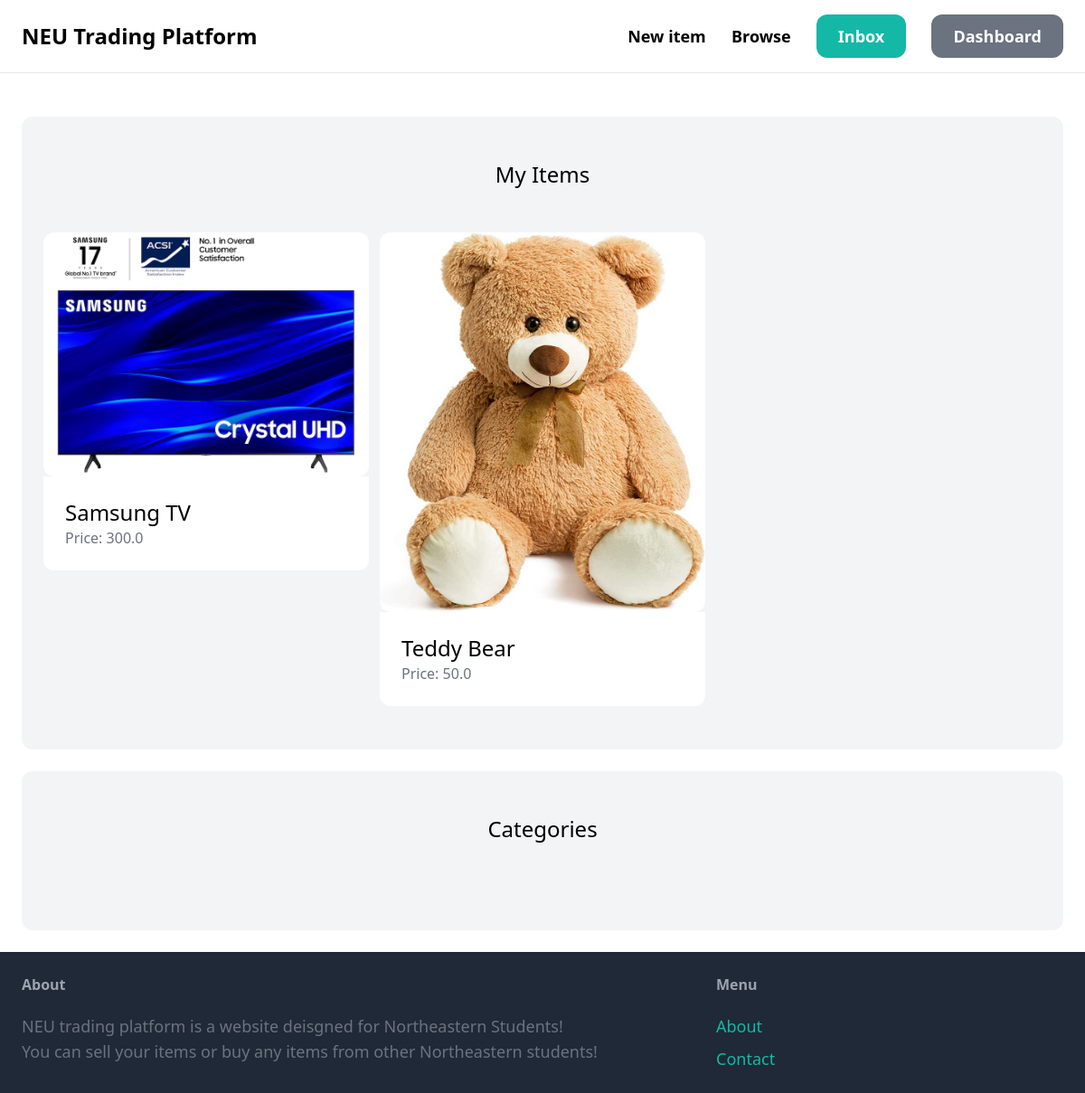
The page /dashboard/ (signed in) on the database its author committed.
### item/models.py (models this page shows, shortened)
class Item(models.Model):
    category = models.ForeignKey(Category, related_name="items", on_delete=models.CASCADE)
    name = models.CharField(max_length=255)
    description = models.TextField(blank=True, null=True)
    price = models.FloatField()
    image = models.ImageField(upload_to="item_images", blank=True, null=True)
    is_sold = models.BooleanField(default=False)
    created_by = models.ForeignKey(User, related_name="items", on_delete=models.CASCADE)
    created_at = models.DateTimeField(auto_now_add=True)

### dashboard/views.py (the view)
# urls.py: path('', views.index, name='index'),
@login_required
def index(request):
    items = Item.objects.filter(created_by=request.user)
    return render(request, 'dashboard/index.html', {
        'items': items,
    })

### dashboard/templates/dashboard/index.html (shortened to what this page needs)
{% extends "myapp/base.html"%}
{% block content %}
    <div class="mt-6 px-6 py-12 bg-gray-100 rounded-xl">
        <h2 class="mb-12 text-2xl text-center">My Items</h2>
        <h2 "This is a test header">
        <div class="grid grid-cols-3 gap-3">
            {% for item in items %}
                <div>
                    <a href="{% url "item:detail" item.id %}">
                        <div>
                            <img src="{{ item.image.url }}" class="rounded-xl" width="500" hight="500">
                        </div>
                        <div class="p-6 bg-white rounded-b-xl">
                            <h2 class="text-2xl">{{ item.name }}</h2>
                            <p class="text-gray-500">Price: {{ item.price }}</p>
                        </div>
                    </a>
                </div>
            {% endfor %}
        </div>
    </div>
    <div class="mt-6 px-6 py-12 bg-gray-100 rounded-xl">
        <h2 class="mb-12 text-2xl text-center">Categories</h2>
    </div>
{% endblock %}

### rows shown on the page
Item: image (picture), name "Samsung TV", price "300.0"
Item: image (picture), name "Teddy Bear", price "50.0"
